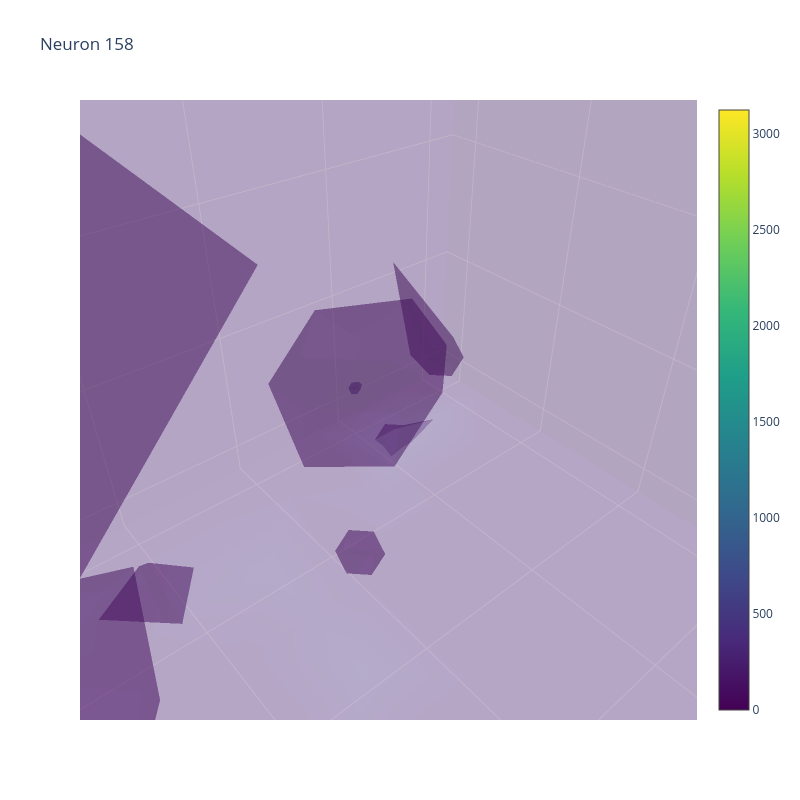

Source (notebook cell):
### Code cell
import plotly.graph_objects as go
%matplotlib widget

#envLen = 200
i += 1

print(len(significant_neurons))
idx = significant_neurons[i]

data = hdRateMap[:, :, idx, :]

#n_bins = binCount
#n_rotations = hdBinCount

x, y, z = np.meshgrid(np.arange(n_bins), np.arange(n_bins), np.arange(n_rotations))

x_flat = x.flatten()
y_flat = y.flatten()
z_flat = z.flatten()
data_flat = data.flatten()

fig = go.Figure(data=go.Volume(
    x=x_flat,
    y=y_flat,
    z=z_flat,
    value=data_flat,
    opacity=0.3,
    isomin=0,#np.min(data),   
    isomax=np.max(data),  
    surface_count=20,
    colorscale='Viridis'
))

fig.update_layout(
    title=f"Neuron {idx}",
    scene=dict(
        xaxis_title='X',
        yaxis_title='Y',
        zaxis_title='Rotation Activation',
        xaxis=dict(nticks=10),
        yaxis=dict(nticks=10),
        zaxis=dict(nticks=10),
    ),
    width=800,
    height=800
)

fig.show()

### Figure 1 — Plotly figure (JSON) as saved in the notebook; plotly's stock layout.template omitted (floating-point values rounded to 4 significant figures; data arrays with more than 128 entries replaced by an {"elided": "..."} marker saying what was removed)
{"data": [{"colorscale": [[0, "#440154"], [0.1111, "#482878"], [0.2222, "#3e4989"], [0.3333, "#31688e"], [0.4444, "#26828e"], [0.5556, "#1f9e89"], [0.6667, "#35b779"], [0.7778, "#6ece58"], [0.8889, "#b5de2b"], [1, "#fde725"]], "isomax": 3125.0, "isomin": 0, "opacity": 0.3, "surface": {"count": 20}, "type": "volume", "value": {"elided": "4624 float values"}, "x": {"elided": "4624 int values"}, "y": {"elided": "4624 int values"}, "z": {"elided": "4624 int values"}}], "layout": {"height": 800, "scene": {"aspectmode": "auto", "aspectratio": {"x": 1.022, "y": 1.022, "z": 0.9579}, "camera": {"center": {"x": 0, "y": 0, "z": 0}, "eye": {"x": 0.006128, "y": -0.005162, "z": 0.005983}, "projection": {"type": "perspective"}, "up": {"x": 0, "y": 0, "z": 1}}, "xaxis": {"nticks": 10, "title": {"text": "X"}, "type": "linear"}, "yaxis": {"nticks": 10, "title": {"text": "Y"}, "type": "linear"}, "zaxis": {"nticks": 10, "title": {"text": "Rotation Activation"}, "type": "linear"}}, "title": {"text": "Neuron 158"}, "width": 800}}
